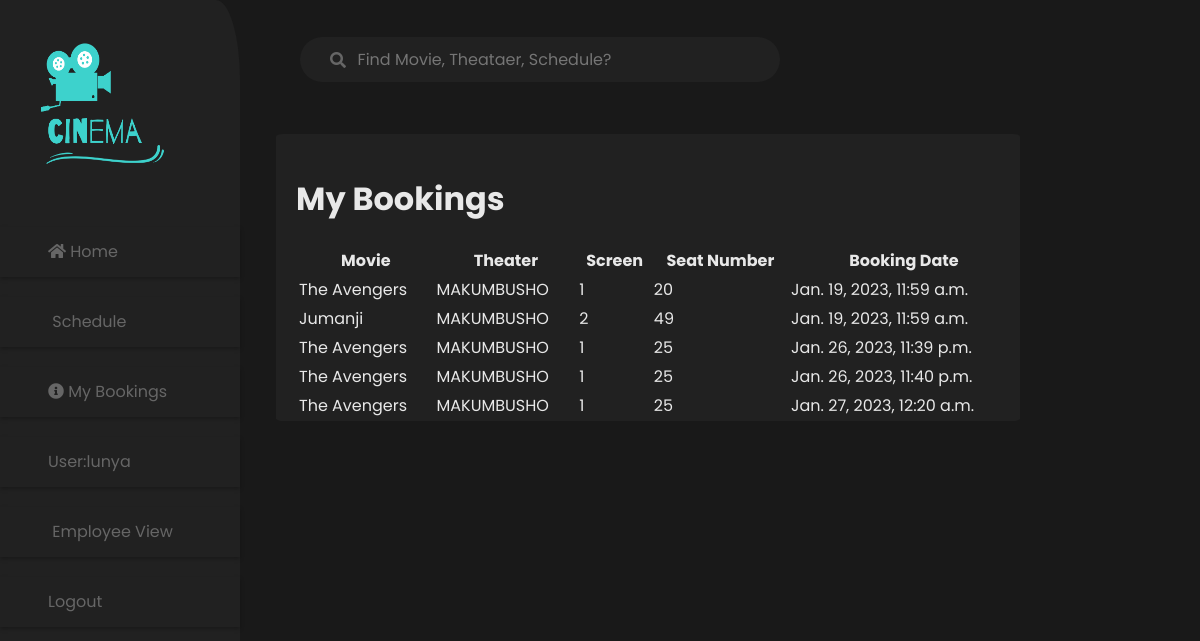
Page /landofcinema/view_bookings/ (signed in) on the committed database.
### landofcinema/models.py (models this page shows, shortened)
class Booking(models.Model):
    user = models.ForeignKey(User, on_delete=models.CASCADE)
    movie = models.ForeignKey(Movie, on_delete=models.CASCADE)
    theater = models.ForeignKey(Theater, on_delete=models.CASCADE)
    screen = models.ForeignKey(Screen, on_delete=models.CASCADE)
    seat_number = models.CharField(max_length=255)
    booking_date = models.DateTimeField()

class Movie(models.Model):
    title = models.CharField(max_length=255)
    synopsis = models.TextField()
    release_date = models.DateField(null=True, blank=True)
    image_url = models.URLField()
    rating = models.FloatField(default=0.0)

class Theater(models.Model):
    name = models.CharField(max_length=255)
    region = models.CharField(max_length=255)
    address = models.CharField(max_length=255)

class Screen(models.Model):
    theater = models.ForeignKey(Theater, on_delete=models.CASCADE)
    screen_number = models.IntegerField()
    capacity = models.IntegerField()

### landofcinema/views.py (the view)
# urls.py: path('view_bookings/', views.view_bookings, name='view_bookings'),
@login_required
def view_bookings(request):
    if request.user.is_authenticated:
        bookings = Booking.objects.filter(user=request.user)
        return render(request, 'view_bookings.html', {'bookings': bookings})
    else:
        return redirect('login')

### landofcinema/templates/view_bookings.html
{% extends 'base_generic.html' %}
{% block content %}
    <h1>My Bookings</h1>
    <table>
        <tr>
            <th>Movie</th>
            <th>Theater</th>
            <th>Screen</th>
            <th>Seat Number</th>
            <th>Booking Date</th>
        </tr>
        {% for booking in bookings %}
            <tr>
                <td>{{ booking.movie.title }}</td>
                <td>{{ booking.theater.name }}</td>
                <td>{{ booking.screen.screen_number }}</td>
                <td>{{ booking.seat_number }}</td>
                <td>{{ booking.booking_date }}</td>
            </tr>
        {% endfor %}
    </table>
{% endblock %}

### landofcinema/templates/base_generic.html (shortened to what this page needs)
<!DOCTYPE html>
<html lang="en">
<head>
  {%load static%}
    <link href="{% static 'css/styles.css' %}" rel="stylesheet">
    <link rel="stylesheet" href="https://use.fontawesome.com/releases/v5.5.0/css/all.css">
</head>
<body>
    <div class="nav-bar1">
        <img class="logo" src="{% static 'images/logo.png' %}">
            <ul class="sidebar-1">
                <li>
                    <i class="fa fa-home" aria-hidden="true"></i>
                    <a href="{% url 'index' %}">Home</a>
                </li>
                <li>
                    <a href="{% url 'view_schedule'%}">Schedule</a>
                </li>
                <li>
                    <i class="fa fa-info-circle" aria-hidden="true"></i>
                    <a href="{% url 'view_bookings' %}">My Bookings</a>
                </li>
                {%if user.is_authenticated%}</li>
                <li>User:{{user.get_username}}</li>
                {% if user.userprofile.is_employee %}
                <li>
                  <a href="{% url 'employee_view' %}">Employee View</a>
                </li>
              {% endif %}
                <li>
                    <a href="{% url 'logout' %}?next={{request.path }}">Logout</a></li>
                {%else%}
                <li><a href="{% url 'login' %}?next={{request.path}}">Login</a></li>
                {% endif %}
            </ul>
    </div>
    <div class="content-bar">
        <form class="search-container" action="{% url 'search_schedules' %}" method="get">
            <input type="text" id="search-bar" placeholder="Find Movie, Theataer, Schedule?">
            <i class="fa fa-search search-icon" aria-hidden="true"></i>
        </form>
        <div class="link"  style="padding-left:20px; padding-top:20px">
        {% block content%} {% endblock %}
    </div>
</body>
</html>

### landofcinema/static/css/styles.css (style rules this page uses)
* { font-family: 'Poppins', sans-serif; }
* { box-sizing: border-box; }
body { height: 100%; width: 100%; background-color: #191919; display:flex; flex-direction: row; margin:0; padding:0; border:0 }
.nav-bar1 { position:fixed; width:20%; height: 100%; border-radius: 10%; background-color:#212121; }
.logo { height: 200px; width:175px; }
.sidebar-1 { margin:0; padding:0; border:0; }
.sidebar-1>li { display: inline-block; color: #666666; list-style: none; display:block; height: 10%; left: 0%; right: 85.05%; top: 18.23%; bottom: 73.01%; box-shadow: 0px 2px 4px rgba(0, 0, 0, 0.25); height: 50px; width: 100%; left: 0px; top: 179px; border-radius: 0px; padding:5% 20%; margin-top:20px; }
a { text-decoration: none; color: #666666; }
.content-bar { color: #212121; width: 75%; top:7%; margin:0 15% 0 23%; padding:0; border:0; display: flex; flex-direction: column; }
.search-container { width: 40%; display: block; margin: 0 2%; top:4%; border-color:#212121; position:fixed; z-index: 1; }
#search-bar { background-color: #212121; border-radius: 30px; margin: 0 auto; width: 100%; height: 45px; padding: 0 ; font-size: 1rem; position:relative; margin-top:1%; color:#666666; padding-left:12%; border-color: #212121; border-width: 0; }
.search-icon { position: relative; float: left; top: -30px; left:30px; color: #666666; }
.link { border-radius:30px; color:#E8E8E8; position:relative; margin-top:18%; display:flex; flex-direction: column; padding:0; border:0; background-color: #212121; width:100%; border-radius:1%; }

### rows in the picture
Booking: movie "The Avengers", theater.name "MAKUMBUSHO", screen.screen_number "1", seat_number "20", booking_date "Jan. 19, 2023, 11:59 a.m."
Booking: movie "Jumanji", theater.name "MAKUMBUSHO", screen.screen_number "2", seat_number "49", booking_date "Jan. 19, 2023, 11:59 a.m."
Booking: movie "The Avengers", theater.name "MAKUMBUSHO", screen.screen_number "1", seat_number "25", booking_date "Jan. 26, 2023, 11:39 p.m."
Booking: movie "The Avengers", theater.name "MAKUMBUSHO", screen.screen_number "1", seat_number "25", booking_date "Jan. 26, 2023, 11:40 p.m."
Booking: movie "The Avengers", theater.name "MAKUMBUSHO", screen.screen_number "1", seat_number "25", booking_date "Jan. 27, 2023, 12:20 a.m."

### other values in the picture
{{ user.get_username }} "lunya"
